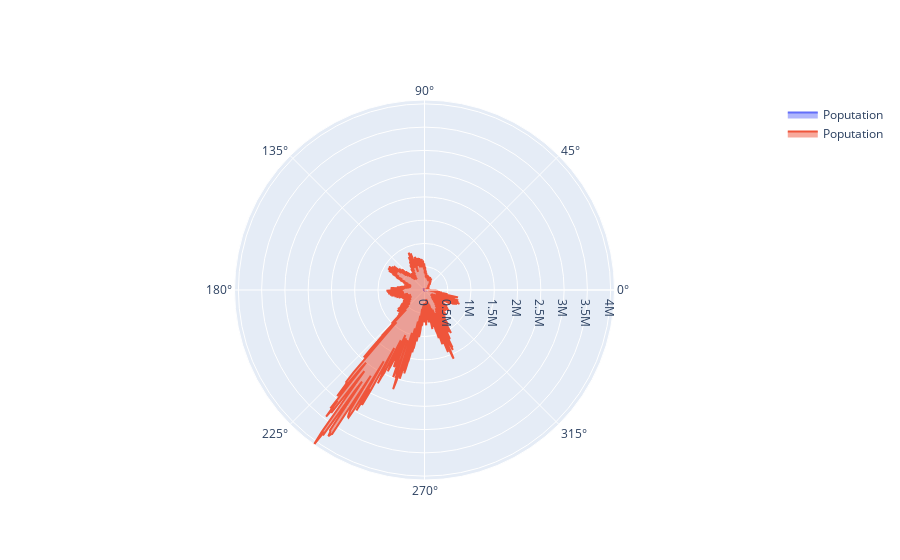

Source (notebook cell):
### Code cell
Radar_Chart=radar_graph_object.Figure()
Radar_Chart.add_trace(
    radar_graph_object.Scatterpolar(
        r=Radar_Graph_Data['new_deaths'],
        fill='toself',
        name='Poputation'
    )
)
Radar_Chart.add_trace(
    radar_graph_object.Scatterpolar(
        r=Radar_Graph_Data['new_cases'],
        fill='toself',
        name='Poputation'
    )
)

### Figure 1 — Plotly figure (JSON) as saved in the notebook; plotly's stock layout.template omitted (floating-point values rounded to 4 significant figures; data arrays with more than 128 entries replaced by an {"elided": "..."} marker saying what was removed)
{"data": [{"fill": "toself", "name": "Poputation", "r": {"elided": "1118 int values"}, "type": "scatterpolar"}, {"fill": "toself", "name": "Poputation", "r": {"elided": "1118 int values"}, "type": "scatterpolar"}], "layout": {}}
